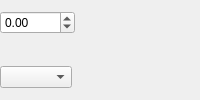
        <widget class="QWidget" name="peGroup" native="true">
         <layout class="QVBoxLayout" name="verticalLayout">
          <property name="spacing">
           <number>8</number>
          </property>
          <property name="leftMargin">
           <number>0</number>
          </property>
          <property name="topMargin">
           <number>0</number>
          </property>
          <property name="rightMargin">
           <number>0</number>
          </property>
          <property name="bottomMargin">
           <number>0</number>
          </property>
          <item>
           <layout class="QHBoxLayout" name="horizontalLayout_12">
            <property name="spacing">
             <number>16</number>
            </property>
            <item>
             <widget class="FormWidget" name="distFromTextLabel" native="true">
              <property name="sizePolicy">
               <sizepolicy hsizetype="Preferred" vsizetype="Minimum">
                <horstretch>0</horstretch>
                <verstretch>0</verstretch>
               </sizepolicy>
              </property>
              <property name="label" stdset="0">
               <string>Distance</string>
              </property>
              <layout class="QHBoxLayout" name="horizontalLayout_22">
               <property name="leftMargin">
                <number>0</number>
               </property>
               <property name="topMargin">
                <number>0</number>
               </property>
               <property name="rightMargin">
                <number>0</number>
               </property>
               <property name="bottomMargin">
                <number>0</number>
               </property>
               <item>
                <widget class="SMScrSpinBox" name="parEffectOffset">
                 <property name="toolTip">
                  <string>Paragraph Effects characters offset</string>
                 </property>
                 <property name="minimum">
                  <double>-3000.000000000000000</double>
                 </property>
                 <property name="maximum">
                  <double>3000.000000000000000</double>
                 </property>
                </widget>
               </item>
              </layout>
             </widget>
            </item>
            <item>
             <spacer name="horizontalSpacer_14">
              <property name="orientation">
               <enum>Qt::Orientation::Horizontal</enum>
              </property>
              <property name="sizeHint" stdset="0">
               <size>
                <width>20</width>
                <height>20</height>
               </size>
              </property>
             </spacer>
            </item>
           </layout>
          </item>
          <item>
           <layout class="QHBoxLayout" name="horizontalLayout_15">
            <property name="spacing">
             <number>16</number>
            </property>
            <item>
             <widget class="FormWidget" name="parEffectCharStyleComboLabel" native="true">
              <property name="sizePolicy">
               <sizepolicy hsizetype="Preferred" vsizetype="Minimum">
                <horstretch>0</horstretch>
                <verstretch>0</verstretch>
               </sizepolicy>
              </property>
              <property name="label" stdset="0">
               <string>Style</string>
              </property>
              <layout class="QHBoxLayout" name="horizontalLayout_23">
               <property name="leftMargin">
                <number>0</number>
               </property>
               <property name="topMargin">
                <number>0</number>
               </property>
               <property name="rightMargin">
                <number>0</number>
               </property>
               <property name="bottomMargin">
                <number>0</number>
               </property>
               <item>
                <widget class="SMScComboBox" name="parEffectCharStyleCombo">
                 <property name="toolTip">
                  <string>Choose Character Style or leave blank to use default Paragraph Style</string>
                 </property>
                </widget>
               </item>
              </layout>
             </widget>
            </item>
            <item>
             <spacer name="horizontalSpacer_7">
              <property name="orientation">
               <enum>Qt::Orientation::Horizontal</enum>
              </property>
              <property name="sizeHint" stdset="0">
               <size>
                <width>40</width>
                <height>20</height>
               </size>
              </property>
             </spacer>
            </item>
           </layout>
          </item>
         </layout>
        </widget>
